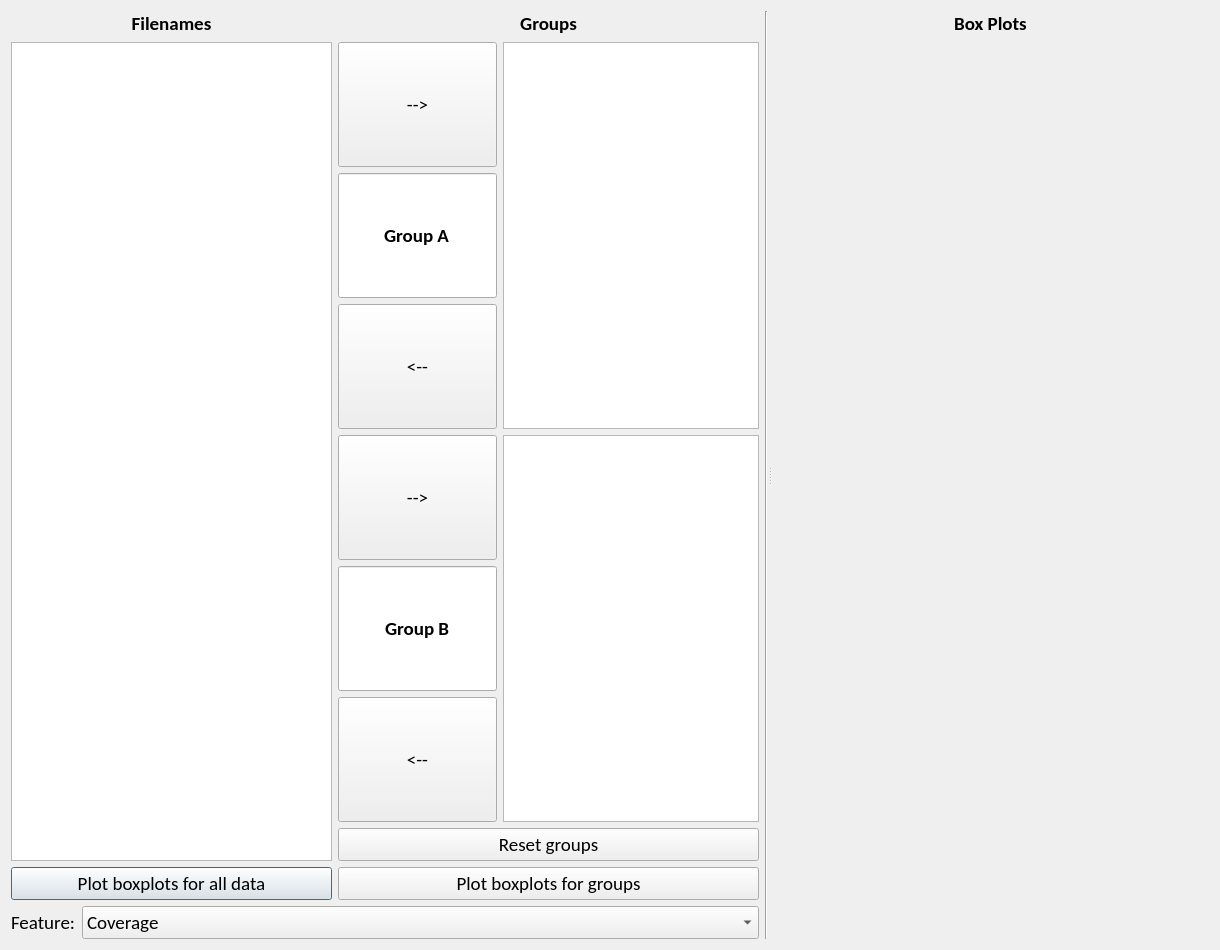
<?xml version="1.0" encoding="UTF-8"?>
<ui version="4.0">
 <class>Dialog</class>
 <widget class="QDialog" name="Dialog">
  <property name="geometry">
   <rect>
    <x>0</x>
    <y>0</y>
    <width>1220</width>
    <height>950</height>
   </rect>
  </property>
  <property name="font">
   <font>
    <family>Calibri</family>
    <pointsize>14</pointsize>
   </font>
  </property>
  <property name="windowTitle">
   <string>Dialog</string>
  </property>
  <layout class="QGridLayout" name="gridLayout">
   <item row="0" column="0">
    <widget class="QSplitter" name="splitter">
     <property name="font">
      <font>
       <pointsize>14</pointsize>
      </font>
     </property>
     <property name="orientation">
      <enum>Qt::Horizontal</enum>
     </property>
     <widget class="QWidget" name="gridLayoutWidget">
      <property name="font">
       <font>
        <pointsize>14</pointsize>
       </font>
      </property>
      <layout class="QGridLayout" name="gridLayout_3">
       <item row="3" column="0" colspan="2">
        <layout class="QHBoxLayout" name="horizontalLayout">
         <item>
          <widget class="QLabel" name="feature_label">
           <property name="sizePolicy">
            <sizepolicy hsizetype="Maximum" vsizetype="Preferred">
             <horstretch>0</horstretch>
             <verstretch>0</verstretch>
            </sizepolicy>
           </property>
           <property name="font">
            <font>
             <pointsize>14</pointsize>
            </font>
           </property>
           <property name="text">
            <string>Feature:</string>
           </property>
          </widget>
         </item>
         <item>
          <widget class="QComboBox" name="feature_combo">
           <property name="sizePolicy">
            <sizepolicy hsizetype="Preferred" vsizetype="Maximum">
             <horstretch>0</horstretch>
             <verstretch>0</verstretch>
            </sizepolicy>
           </property>
           <property name="font">
            <font>
             <pointsize>14</pointsize>
            </font>
           </property>
           <item>
            <property name="text">
             <string>Coverage</string>
            </property>
           </item>
           <item>
            <property name="text">
             <string>Frequency of Occurrence</string>
            </property>
           </item>
           <item>
            <property name="text">
             <string>Mean Microstate Duration</string>
            </property>
           </item>
           <item>
            <property name="text">
             <string>Global Explained Variance</string>
            </property>
           </item>
           <item>
            <property name="text">
             <string>Microstate Complexity</string>
            </property>
           </item>
           <item>
            <property name="text">
             <string>Transition Probability</string>
            </property>
           </item>
          </widget>
         </item>
        </layout>
       </item>
       <item row="2" column="0">
        <widget class="QPushButton" name="plot_all_button">
         <property name="sizePolicy">
          <sizepolicy hsizetype="Minimum" vsizetype="Preferred">
           <horstretch>0</horstretch>
           <verstretch>0</verstretch>
          </sizepolicy>
         </property>
         <property name="font">
          <font>
           <pointsize>14</pointsize>
          </font>
         </property>
         <property name="text">
          <string>Plot boxplots for all data</string>
         </property>
        </widget>
       </item>
       <item row="0" column="1">
        <widget class="QLabel" name="groups_label">
         <property name="sizePolicy">
          <sizepolicy hsizetype="Preferred" vsizetype="Maximum">
           <horstretch>0</horstretch>
           <verstretch>0</verstretch>
          </sizepolicy>
         </property>
         <property name="font">
          <font>
           <pointsize>14</pointsize>
           <weight>75</weight>
           <bold>true</bold>
          </font>
         </property>
         <property name="text">
          <string>Groups</string>
         </property>
         <property name="alignment">
          <set>Qt::AlignCenter</set>
         </property>
        </widget>
       </item>
       <item row="0" column="0">
        <widget class="QLabel" name="filename_label">
         <property name="sizePolicy">
          <sizepolicy hsizetype="Preferred" vsizetype="Maximum">
           <horstretch>0</horstretch>
           <verstretch>0</verstretch>
          </sizepolicy>
         </property>
         <property name="font">
          <font>
           <pointsize>14</pointsize>
           <weight>75</weight>
           <bold>true</bold>
          </font>
         </property>
         <property name="text">
          <string>Filenames</string>
         </property>
         <property name="alignment">
          <set>Qt::AlignCenter</set>
         </property>
        </widget>
       </item>
       <item row="1" column="1">
        <layout class="QGridLayout" name="gridLayout_2">
         <item row="8" column="1" rowspan="3">
          <layout class="QVBoxLayout" name="verticalLayout_2">
           <item>
            <widget class="QListWidget" name="group_b_files_list">
             <property name="sizePolicy">
              <sizepolicy hsizetype="MinimumExpanding" vsizetype="Expanding">
               <horstretch>0</horstretch>
               <verstretch>0</verstretch>
              </sizepolicy>
             </property>
             <property name="font">
              <font>
               <pointsize>14</pointsize>
               <italic>true</italic>
              </font>
             </property>
            </widget>
           </item>
          </layout>
         </item>
         <item row="1" column="0">
          <widget class="QLineEdit" name="group_a_lineedit">
           <property name="sizePolicy">
            <sizepolicy hsizetype="Preferred" vsizetype="Preferred">
             <horstretch>0</horstretch>
             <verstretch>0</verstretch>
            </sizepolicy>
           </property>
           <property name="font">
            <font>
             <pointsize>14</pointsize>
             <weight>75</weight>
             <bold>true</bold>
            </font>
           </property>
           <property name="text">
            <string>Group A</string>
           </property>
           <property name="alignment">
            <set>Qt::AlignCenter</set>
           </property>
          </widget>
         </item>
         <item row="0" column="0">
          <widget class="QPushButton" name="add_group_a_button">
           <property name="sizePolicy">
            <sizepolicy hsizetype="Preferred" vsizetype="Preferred">
             <horstretch>0</horstretch>
             <verstretch>0</verstretch>
            </sizepolicy>
           </property>
           <property name="font">
            <font>
             <pointsize>14</pointsize>
            </font>
           </property>
           <property name="text">
            <string>--&gt;</string>
           </property>
          </widget>
         </item>
         <item row="9" column="0">
          <widget class="QLineEdit" name="group_b_lineedit">
           <property name="sizePolicy">
            <sizepolicy hsizetype="Preferred" vsizetype="Preferred">
             <horstretch>0</horstretch>
             <verstretch>0</verstretch>
            </sizepolicy>
           </property>
           <property name="font">
            <font>
             <pointsize>14</pointsize>
             <weight>75</weight>
             <bold>true</bold>
            </font>
           </property>
           <property name="text">
            <string>Group B</string>
           </property>
           <property name="alignment">
            <set>Qt::AlignCenter</set>
           </property>
          </widget>
         </item>
         <item row="2" column="0">
          <widget class="QPushButton" name="remove_group_a_button">
           <property name="sizePolicy">
            <sizepolicy hsizetype="Preferred" vsizetype="Preferred">
             <horstretch>0</horstretch>
             <verstretch>0</verstretch>
            </sizepolicy>
           </property>
           <property name="font">
            <font>
             <pointsize>14</pointsize>
            </font>
           </property>
           <property name="text">
            <string>&lt;--</string>
           </property>
          </widget>
         </item>
         <item row="8" column="0">
          <widget class="QPushButton" name="add_group_b_button">
           <property name="sizePolicy">
            <sizepolicy hsizetype="Preferred" vsizetype="Preferred">
             <horstretch>0</horstretch>
             <verstretch>0</verstretch>
            </sizepolicy>
           </property>
           <property name="font">
            <font>
             <pointsize>14</pointsize>
            </font>
           </property>
           <property name="text">
            <string>--&gt;</string>
           </property>
          </widget>
         </item>
         <item row="10" column="0">
          <widget class="QPushButton" name="remove_group_b_button">
           <property name="sizePolicy">
            <sizepolicy hsizetype="Preferred" vsizetype="Preferred">
             <horstretch>0</horstretch>
             <verstretch>0</verstretch>
            </sizepolicy>
           </property>
           <property name="font">
            <font>
             <pointsize>14</pointsize>
            </font>
           </property>
           <property name="text">
            <string>&lt;--</string>
           </property>
          </widget>
         </item>
         <item row="0" column="1" rowspan="3">
          <layout class="QVBoxLayout" name="verticalLayout_3">
           <item>
            <widget class="QListWidget" name="group_a_files_list">
             <property name="sizePolicy">
              <sizepolicy hsizetype="MinimumExpanding" vsizetype="Expanding">
               <horstretch>0</horstretch>
               <verstretch>0</verstretch>
              </sizepolicy>
             </property>
             <property name="font">
              <font>
               <pointsize>14</pointsize>
               <italic>true</italic>
              </font>
             </property>
            </widget>
           </item>
          </layout>
         </item>
         <item row="11" column="0" colspan="2">
          <widget class="QPushButton" name="reset_groups_button">
           <property name="sizePolicy">
            <sizepolicy hsizetype="Preferred" vsizetype="Fixed">
             <horstretch>0</horstretch>
             <verstretch>0</verstretch>
            </sizepolicy>
           </property>
           <property name="font">
            <font>
             <pointsize>14</pointsize>
            </font>
           </property>
           <property name="text">
            <string>Reset groups</string>
           </property>
          </widget>
         </item>
        </layout>
       </item>
       <item row="2" column="1">
        <widget class="QPushButton" name="plot_groups_button">
         <property name="sizePolicy">
          <sizepolicy hsizetype="Preferred" vsizetype="Preferred">
           <horstretch>0</horstretch>
           <verstretch>0</verstretch>
          </sizepolicy>
         </property>
         <property name="font">
          <font>
           <pointsize>14</pointsize>
          </font>
         </property>
         <property name="text">
          <string>Plot boxplots for groups</string>
         </property>
        </widget>
       </item>
       <item row="1" column="0">
        <widget class="QListWidget" name="all_files_list">
         <property name="sizePolicy">
          <sizepolicy hsizetype="MinimumExpanding" vsizetype="Expanding">
           <horstretch>0</horstretch>
           <verstretch>0</verstretch>
          </sizepolicy>
         </property>
         <property name="font">
          <font>
           <pointsize>14</pointsize>
           <italic>true</italic>
          </font>
         </property>
        </widget>
       </item>
       <item row="0" column="2" rowspan="4">
        <widget class="Line" name="line">
         <property name="font">
          <font>
           <pointsize>14</pointsize>
          </font>
         </property>
         <property name="orientation">
          <enum>Qt::Vertical</enum>
         </property>
        </widget>
       </item>
      </layout>
     </widget>
     <widget class="QWidget" name="verticalLayoutWidget">
      <property name="font">
       <font>
        <pointsize>14</pointsize>
       </font>
      </property>
      <layout class="QVBoxLayout" name="verticalLayout_4">
       <item>
        <widget class="QLabel" name="boxplots_label">
         <property name="sizePolicy">
          <sizepolicy hsizetype="Preferred" vsizetype="Maximum">
           <horstretch>0</horstretch>
           <verstretch>0</verstretch>
          </sizepolicy>
         </property>
         <property name="font">
          <font>
           <pointsize>14</pointsize>
           <weight>75</weight>
           <bold>true</bold>
          </font>
         </property>
         <property name="text">
          <string>Box Plots</string>
         </property>
         <property name="alignment">
          <set>Qt::AlignCenter</set>
         </property>
        </widget>
       </item>
       <item>
        <widget class="MplWidget" name="MplWidget_boxplots" native="true">
         <property name="sizePolicy">
          <sizepolicy hsizetype="Expanding" vsizetype="Expanding">
           <horstretch>0</horstretch>
           <verstretch>0</verstretch>
          </sizepolicy>
         </property>
         <property name="minimumSize">
          <size>
           <width>400</width>
           <height>300</height>
          </size>
         </property>
         <property name="font">
          <font>
           <pointsize>14</pointsize>
          </font>
         </property>
        </widget>
       </item>
      </layout>
     </widget>
    </widget>
   </item>
  </layout>
 </widget>
 <customwidgets>
  <customwidget>
   <class>MplWidget</class>
   <extends>QWidget</extends>
   <header>customwidgets.mplwidget</header>
   <container>1</container>
  </customwidget>
 </customwidgets>
 <resources/>
 <connections/>
</ui>
